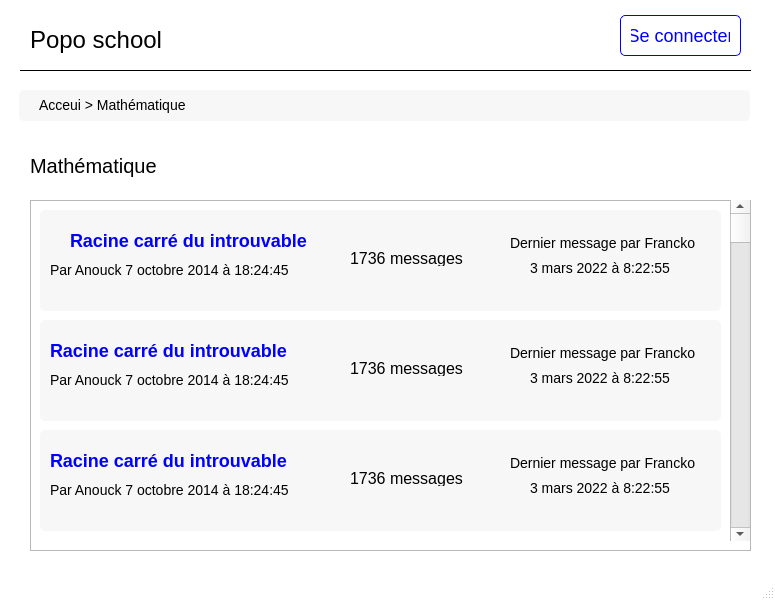
<?xml version="1.0" encoding="UTF-8"?>
<ui version="4.0">
 <class>MainWindow</class>
 <widget class="QMainWindow" name="MainWindow">
  <property name="geometry">
   <rect>
    <x>0</x>
    <y>0</y>
    <width>775</width>
    <height>600</height>
   </rect>
  </property>
  <property name="windowTitle">
   <string>MainWindow</string>
  </property>
  <property name="styleSheet">
   <string notr="true">QMainWindow {
background-color: white;
}

QLabel {
font-size: 14px;
}
</string>
  </property>
  <widget class="QWidget" name="centralwidget">
   <widget class="QFrame" name="nav_bar">
    <property name="geometry">
     <rect>
      <x>20</x>
      <y>10</y>
      <width>731</width>
      <height>61</height>
     </rect>
    </property>
    <property name="styleSheet">
     <string notr="true">QFrame#nav_bar {
border:1px solid black; 
border-left: 0px;
border-right: 0px;
border-top: 0px;
}

QLabel#logo{
	font-size: 24px;
}
</string>
    </property>
    <property name="frameShape">
     <enum>QFrame::StyledPanel</enum>
    </property>
    <property name="frameShadow">
     <enum>QFrame::Raised</enum>
    </property>
    <widget class="QLabel" name="logo">
     <property name="geometry">
      <rect>
       <x>10</x>
       <y>14</y>
       <width>131</width>
       <height>31</height>
      </rect>
     </property>
     <property name="styleSheet">
      <string notr="true"/>
     </property>
     <property name="text">
      <string>Popo school</string>
     </property>
    </widget>
    <widget class="QPushButton" name="pushButton">
     <property name="geometry">
      <rect>
       <x>600</x>
       <y>5</y>
       <width>121</width>
       <height>41</height>
      </rect>
     </property>
     <property name="styleSheet">
      <string notr="true">QPushButton#pushButton {
color: blue;
border: 1px solid blue;
border-radius: 5px;
padding: 10px;
font-size: 18px;
}

QPushButton#pushButton::hover {
color: white;
background-color: blue;
}</string>
     </property>
     <property name="text">
      <string>Se connecter</string>
     </property>
    </widget>
   </widget>
   <widget class="QLabel" name="label_2">
    <property name="geometry">
     <rect>
      <x>30</x>
      <y>150</y>
      <width>136</width>
      <height>31</height>
     </rect>
    </property>
    <property name="styleSheet">
     <string notr="true">font-size: 20px;

</string>
    </property>
    <property name="text">
     <string>Mathématique</string>
    </property>
   </widget>
   <widget class="QFrame" name="frame">
    <property name="geometry">
     <rect>
      <x>30</x>
      <y>200</y>
      <width>721</width>
      <height>351</height>
     </rect>
    </property>
    <property name="styleSheet">
     <string notr="true">QFrame#frame_2, #frame_3, #frame_4 {
background-color: #f7f7f7;
border-radius: 5px;
}</string>
    </property>
    <property name="frameShape">
     <enum>QFrame::StyledPanel</enum>
    </property>
    <property name="frameShadow">
     <enum>QFrame::Raised</enum>
    </property>
    <widget class="QFrame" name="frame_2">
     <property name="geometry">
      <rect>
       <x>10</x>
       <y>10</y>
       <width>681</width>
       <height>101</height>
      </rect>
     </property>
     <property name="frameShape">
      <enum>QFrame::StyledPanel</enum>
     </property>
     <property name="frameShadow">
      <enum>QFrame::Raised</enum>
     </property>
     <widget class="QLabel" name="label_3">
      <property name="geometry">
       <rect>
        <x>30</x>
        <y>10</y>
        <width>251</width>
        <height>41</height>
       </rect>
      </property>
      <property name="styleSheet">
       <string notr="true">font-size: 18px;
font-weight: bold;
color: blue;</string>
      </property>
      <property name="text">
       <string>Racine carré du introuvable</string>
      </property>
     </widget>
     <widget class="QLabel" name="label_4">
      <property name="geometry">
       <rect>
        <x>10</x>
        <y>50</y>
        <width>251</width>
        <height>20</height>
       </rect>
      </property>
      <property name="styleSheet">
       <string notr="true">fonr-size: 14px;</string>
      </property>
      <property name="text">
       <string>Par Anouck 7 octobre 2014 à 18:24:45</string>
      </property>
     </widget>
     <widget class="QLabel" name="label_5">
      <property name="geometry">
       <rect>
        <x>310</x>
        <y>40</y>
        <width>121</width>
        <height>16</height>
       </rect>
      </property>
      <property name="styleSheet">
       <string notr="true">font-size: 16px;</string>
      </property>
      <property name="text">
       <string>1736 messages</string>
      </property>
     </widget>
     <widget class="QLabel" name="label_6">
      <property name="geometry">
       <rect>
        <x>470</x>
        <y>20</y>
        <width>191</width>
        <height>41</height>
       </rect>
      </property>
      <property name="text">
       <string>Dernier message par Francko
</string>
      </property>
     </widget>
     <widget class="QLabel" name="label_7">
      <property name="geometry">
       <rect>
        <x>490</x>
        <y>50</y>
        <width>151</width>
        <height>16</height>
       </rect>
      </property>
      <property name="text">
       <string>3 mars 2022 à 8:22:55</string>
      </property>
     </widget>
     <widget class="QScrollBar" name="verticalScrollBar">
      <property name="geometry">
       <rect>
        <x>700</x>
        <y>90</y>
        <width>16</width>
        <height>160</height>
       </rect>
      </property>
      <property name="orientation">
       <enum>Qt::Vertical</enum>
      </property>
     </widget>
    </widget>
    <widget class="QFrame" name="frame_3">
     <property name="geometry">
      <rect>
       <x>10</x>
       <y>120</y>
       <width>681</width>
       <height>101</height>
      </rect>
     </property>
     <property name="frameShape">
      <enum>QFrame::StyledPanel</enum>
     </property>
     <property name="frameShadow">
      <enum>QFrame::Raised</enum>
     </property>
     <widget class="QLabel" name="label_8">
      <property name="geometry">
       <rect>
        <x>10</x>
        <y>10</y>
        <width>251</width>
        <height>41</height>
       </rect>
      </property>
      <property name="styleSheet">
       <string notr="true">font-size: 18px;
font-weight: bold;
color: blue;</string>
      </property>
      <property name="text">
       <string>Racine carré du introuvable</string>
      </property>
     </widget>
     <widget class="QLabel" name="label_9">
      <property name="geometry">
       <rect>
        <x>10</x>
        <y>50</y>
        <width>251</width>
        <height>20</height>
       </rect>
      </property>
      <property name="styleSheet">
       <string notr="true">fonr-size: 14px;</string>
      </property>
      <property name="text">
       <string>Par Anouck 7 octobre 2014 à 18:24:45</string>
      </property>
     </widget>
     <widget class="QLabel" name="label_10">
      <property name="geometry">
       <rect>
        <x>310</x>
        <y>40</y>
        <width>121</width>
        <height>16</height>
       </rect>
      </property>
      <property name="styleSheet">
       <string notr="true">font-size: 16px;</string>
      </property>
      <property name="text">
       <string>1736 messages</string>
      </property>
     </widget>
     <widget class="QLabel" name="label_11">
      <property name="geometry">
       <rect>
        <x>470</x>
        <y>20</y>
        <width>191</width>
        <height>41</height>
       </rect>
      </property>
      <property name="text">
       <string>Dernier message par Francko
</string>
      </property>
     </widget>
     <widget class="QLabel" name="label_12">
      <property name="geometry">
       <rect>
        <x>490</x>
        <y>50</y>
        <width>151</width>
        <height>16</height>
       </rect>
      </property>
      <property name="text">
       <string>3 mars 2022 à 8:22:55</string>
      </property>
     </widget>
    </widget>
    <widget class="QFrame" name="frame_4">
     <property name="geometry">
      <rect>
       <x>10</x>
       <y>230</y>
       <width>681</width>
       <height>101</height>
      </rect>
     </property>
     <property name="frameShape">
      <enum>QFrame::StyledPanel</enum>
     </property>
     <property name="frameShadow">
      <enum>QFrame::Raised</enum>
     </property>
     <widget class="QLabel" name="label_18">
      <property name="geometry">
       <rect>
        <x>10</x>
        <y>10</y>
        <width>251</width>
        <height>41</height>
       </rect>
      </property>
      <property name="styleSheet">
       <string notr="true">font-size: 18px;
font-weight: bold;
color: blue;</string>
      </property>
      <property name="text">
       <string>Racine carré du introuvable</string>
      </property>
     </widget>
     <widget class="QLabel" name="label_19">
      <property name="geometry">
       <rect>
        <x>10</x>
        <y>50</y>
        <width>251</width>
        <height>20</height>
       </rect>
      </property>
      <property name="styleSheet">
       <string notr="true">fonr-size: 14px;</string>
      </property>
      <property name="text">
       <string>Par Anouck 7 octobre 2014 à 18:24:45</string>
      </property>
     </widget>
     <widget class="QLabel" name="label_20">
      <property name="geometry">
       <rect>
        <x>310</x>
        <y>40</y>
        <width>121</width>
        <height>16</height>
       </rect>
      </property>
      <property name="styleSheet">
       <string notr="true">font-size: 16px;</string>
      </property>
      <property name="text">
       <string>1736 messages</string>
      </property>
     </widget>
     <widget class="QLabel" name="label_21">
      <property name="geometry">
       <rect>
        <x>470</x>
        <y>20</y>
        <width>191</width>
        <height>41</height>
       </rect>
      </property>
      <property name="text">
       <string>Dernier message par Francko
</string>
      </property>
     </widget>
     <widget class="QLabel" name="label_22">
      <property name="geometry">
       <rect>
        <x>490</x>
        <y>50</y>
        <width>151</width>
        <height>16</height>
       </rect>
      </property>
      <property name="text">
       <string>3 mars 2022 à 8:22:55</string>
      </property>
     </widget>
    </widget>
    <widget class="QScrollBar" name="verticalScrollBar_2">
     <property name="geometry">
      <rect>
       <x>700</x>
       <y>0</y>
       <width>20</width>
       <height>341</height>
      </rect>
     </property>
     <property name="orientation">
      <enum>Qt::Vertical</enum>
     </property>
    </widget>
   </widget>
   <widget class="QFrame" name="frame_5">
    <property name="geometry">
     <rect>
      <x>19</x>
      <y>90</y>
      <width>731</width>
      <height>31</height>
     </rect>
    </property>
    <property name="styleSheet">
     <string notr="true">QFrame{
background-color: #f7f7f7;
border-radius: 5px;
}</string>
    </property>
    <property name="frameShape">
     <enum>QFrame::StyledPanel</enum>
    </property>
    <property name="frameShadow">
     <enum>QFrame::Raised</enum>
    </property>
    <widget class="QLabel" name="label">
     <property name="geometry">
      <rect>
       <x>20</x>
       <y>5</y>
       <width>151</width>
       <height>20</height>
      </rect>
     </property>
     <property name="text">
      <string>Acceui &gt; Mathématique</string>
     </property>
    </widget>
   </widget>
  </widget>
  <widget class="QMenuBar" name="menubar">
   <property name="geometry">
    <rect>
     <x>0</x>
     <y>0</y>
     <width>775</width>
     <height>21</height>
    </rect>
   </property>
  </widget>
  <widget class="QStatusBar" name="statusbar"/>
 </widget>
 <resources/>
 <connections/>
</ui>
